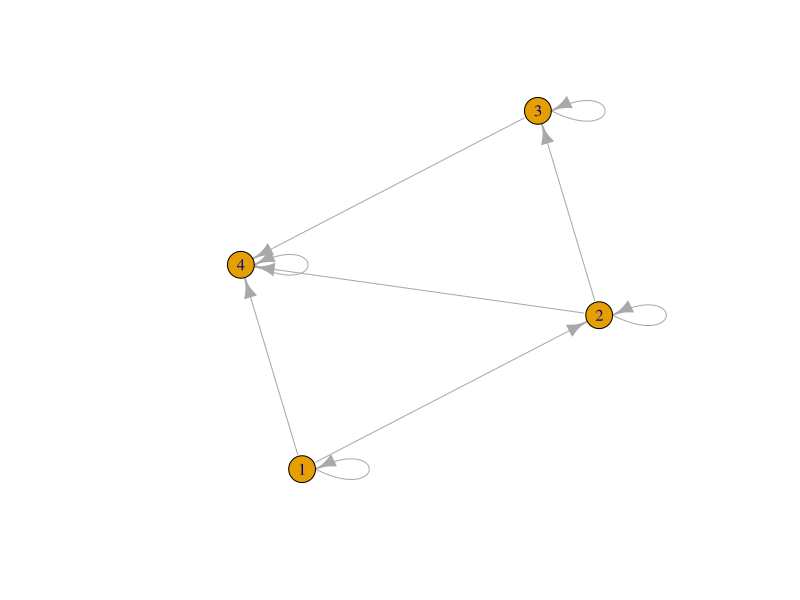

Generate this figure with R:
## ---- chunk 1
knitr::opts_chunk$set(echo = TRUE)
## ---- chunk 2
library('igraph')
Amat <- matrix(c(1,0,0,0,1,1,0,0,0,1,1,0,1,1,1,1),nrow=4,ncol=4)
Amati <- graph.adjacency(Amat)
plot(Amati)
sAmat <- Amat * 0.7 # each potential link has probability 0.7 of existing - this will sometimes be useful
## ---- chunk 3

invdetf <- function(adjmat, start.choice, stoch=F){

  ### for all three functions, need to add in the definitions for the input variables...
  
  dimL <- dim(adjmat)[1] # number of rows of adjacency matrix
  t1 <- matrix( 0 * 1:dimL, nrow=1)
  t1[,start.choice] <- 1 # starting node labelled 1
  
  # if a stochastic model, generate the adjacency matrix for this simulation
    # if stochastic, assumes the adjacency matrix is made up of probabilities

  if(stoch){ # need to think about the temporal resolution of stochasticity...
    adjmat <- (matrix(runif(dimL^2), ncol=dimL) < adjmat)
  }

  # generate the infection status for each node at each time point until spread stops

  outmat <- t1
  infcount.pre <- 1
  infcount.post <- -9 # perhaps improve structure

  while(sum(t1) < dimL & infcount.pre != infcount.post){
    infcount.pre <- sum(t1) # perhaps change to infcount.pre <- infcount.post
    t1 <- as.numeric(t1 %*% adjmat > 0)
    infcount.post <- sum(t1)
    outmat <- rbind(outmat,t1) # row i is the ith time point
  }

  # find the num infected for each single sampling node, 
     # assuming infected node stays infected...
	# consider whether to set diag...

  # find the number of nodes infected at each time
  inft <- rowSums(outmat)

  # find the first time each node is invaded, and number of nodes infected at that time
  firstt <- -99 + 0*1:dimL # first time each node is invaded
  numt <- firstt # number of nodes infected at that time

  for (i in 1:dimL){ # col i is the ith sample node

    if (sum(outmat[,i] > 0)){ # if node i ever gets infected
      firstt[i] <- min(which(outmat[,i] > 0)) # first time
      numt[i] <- inft[firstt[i]] # how many nodes at that time
    }
    else {
      firstt[i] <- Inf
      numt[i] <- max(inft)
    }

  }

  # for each node, time first invaded and number of nodes infected at that time
  sampnode <- cbind(firstt, numt)

  list(outmat=outmat, sampnode=sampnode)
}
## ---- chunk 4
invdetf(adjmat=Amat, start.choice=2) # in this case, the second node was selected as the starting point
invdetf(adjmat=sAmat, start.choice=2,stoch=T) # stochastic version
## ---- chunk 5
allstartf <- function(adjmat2, stoch2=F){

  dimL <- dim(adjmat2)[1]

  alloutmat <- matrix(-99, ncol=dimL, nrow=dimL)

  for (i in 1:dimL) {
    alloutmat[i,] <- invdetf(adjmat=adjmat2, start.choice=i, stoch=stoch2)$sampnode[,2]
  }

alloutmat
}
## ---- chunk 6
allstartf(adjmat2=Amat)

allstartf(adjmat2=sAmat, stoch2=T)
## ---- chunk 7
multisimf <- function(adjmat3, stoch3=F, nsim=1) {

  dimL <- dim(adjmat3)[1]

  outarr <- array(-99, c(dimL,dimL,nsim)) # all results
  meanarr <- matrix(-99, ncol=dimL, nrow=dimL) # mean of results
  vararr <- meanarr # variance of results

  for (i3 in 1:nsim){
    tempout <- allstartf(adjmat2=adjmat3,stoch2=stoch3)
    outarr[,,i3] <- tempout
  }

  for (i3 in 1:dimL) {
    for (i4 in 1:dimL) {
      meanarr[i3,i4] <- mean(outarr[i3,i4,])
      vararr[i3,i4] <- var(outarr[i3,i4,])
  } }
# consider potential use of apply to replace the second loop

  list(outarr=outarr, meanarr=meanarr, vararr=vararr)
}

## ---- chunk 8
multisimf(adjmat3=sAmat, stoch=T, nsim=10)
## ---- chunk 9
wtsimf <- function(msf.out, adjmat5, wtvec, nodenam=NA) {

  dimL <- dim(adjmat5)[1]

  matop <- msf.out$meanarr
  wtarr <- wtvec * matop

  # find failure rate for each sampling node
  sampfail <- colSums(wtarr)
  tsampfail <- data.frame(1:dimL, sampfail, nodenam)
  
  list(wtarr=wtarr, tsampfail=tsampfail)
}

## ---- chunk 10

wtvec.ex <- c(0.001,0.2,0.798,0.001) # weights indicating the relative likelihood that each of four nodes is the introduction node for an invasion 

msf.outex <- multisimf(adjmat3=sAmat, stoch=T, nsim=10)

wtsimf(msf.out=msf.outex, adjmat5=sAmat, wtvec=wtvec.ex)

wtsimf(msf.out=msf.outex, adjmat5=sAmat, wtvec=wtvec.ex, nodenam=c("KS","NE","ND","SD"))

